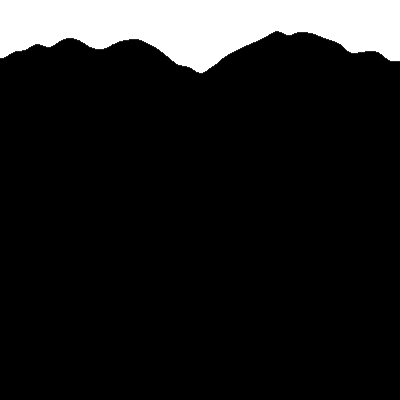
Frame 1 (no input)
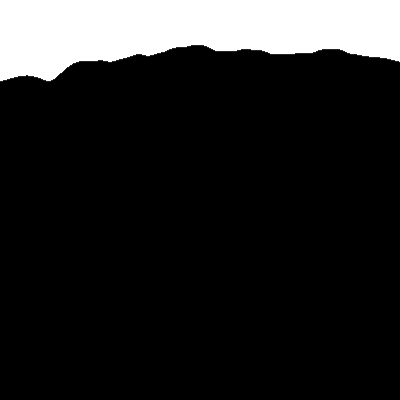
Frame 60 (the mouse pressed at the canvas centre just before this capture)
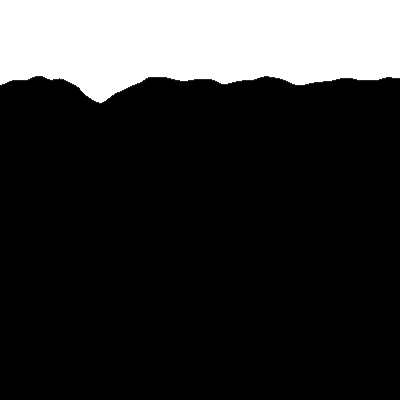
Frame 120 (the mouse held since frame 60 and released just before this capture)

The Processing sketch that drew these frames (run headless with seeded random() and noise(); from frame 60 on, the mouse is pressed at the canvas centre):

// Processing sketch: sketch_lines_ocean_2
// ── sketch_lines_ocean_2.pde
float time = 0;
float offSet = 10;

void setup() {
  size(400, 400);
}

void draw() {
  background(255);
  
  float x = 0;

  while (x < width) {
    line(x, offSet + 80 * noise(x / 100, time), x, height);
    x = x + 1;
  }
  
  time = time + 0.02;
  
  if(time >= 23){
    offSet -= 0.3;
  }else{
    offSet += 0.3;
  }
  
  println(time);
}
